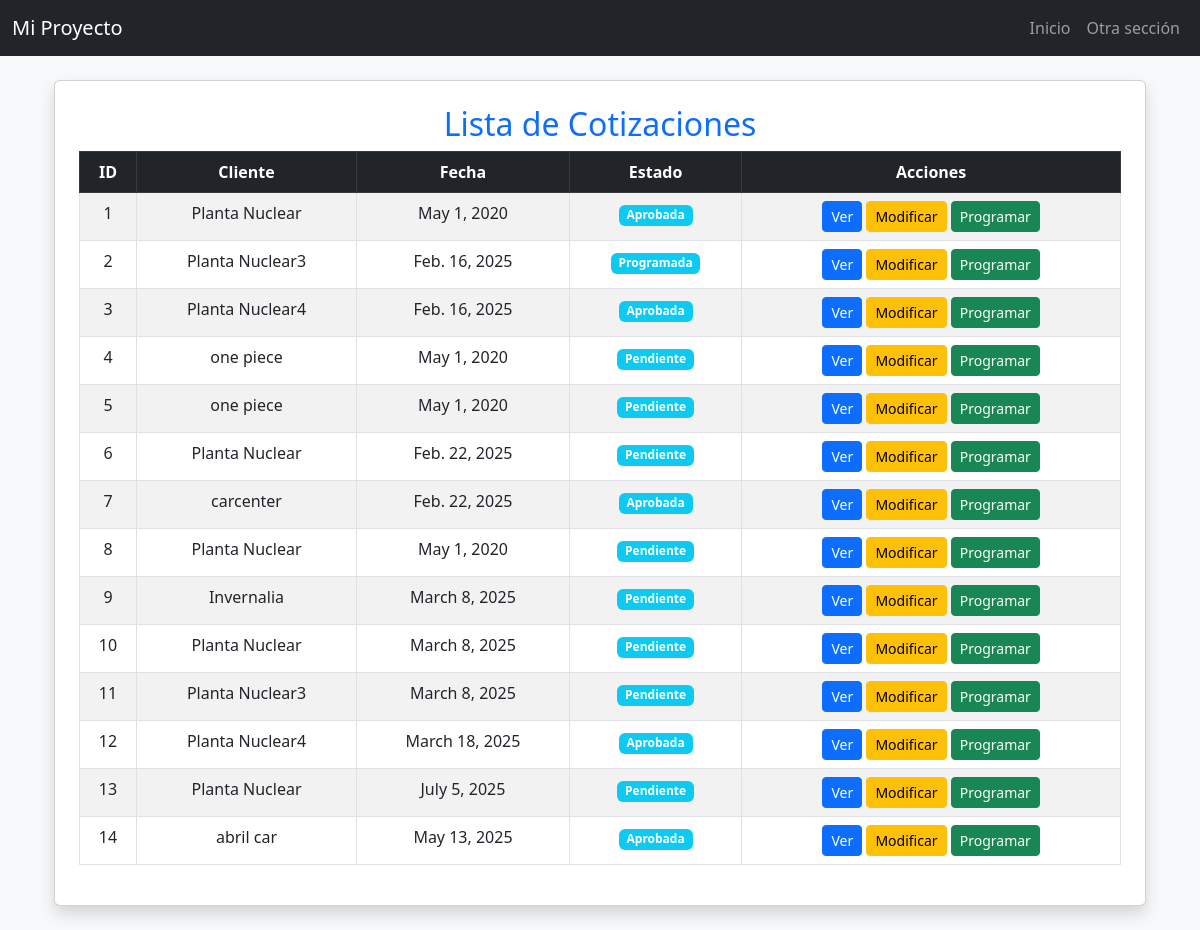
Before: /cotizaciones/cotizaciones/ (signed in) with the older database file.
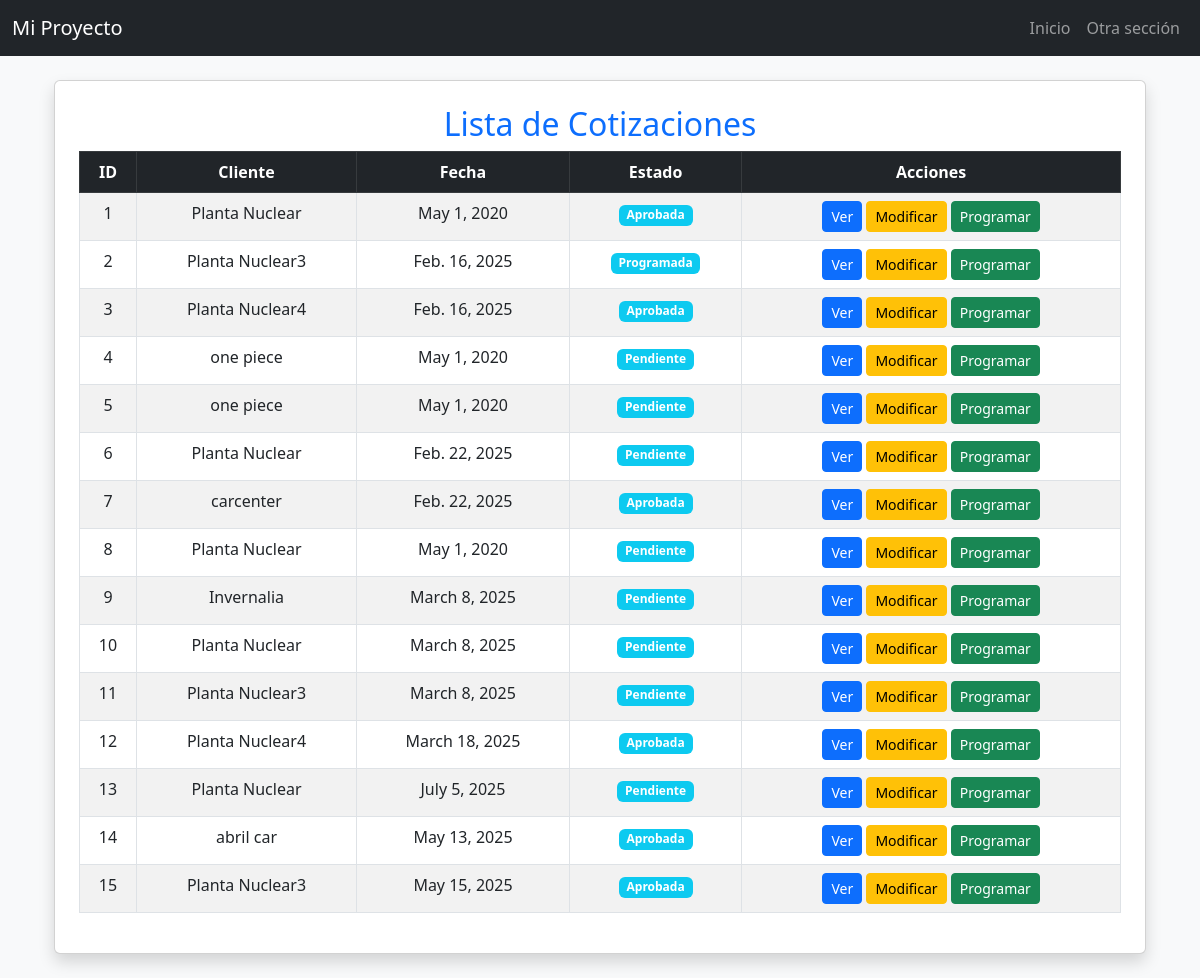
After: the same page with the newer database file.
### cotizaciones/models.py (models this page shows, shortened)
class Cotizacion(models.Model):
    solicitud = models.ForeignKey(Solicitud, on_delete=models.CASCADE, related_name="cotizaciones")
    numero_servicio = models.CharField(max_length=100, unique=True)
    fecha_cotizacion = models.DateField(null=True, blank=True)
    tipo_servicio = models.ManyToManyField("TipoServicio")
    dias_auditoria_etapa_1 = models.DecimalField(max_digits=3, decimal_places=1, null=True, blank=True)
    dias_auditoria_etapa_2 = models.DecimalField(max_digits=3, decimal_places=1, null=True, blank=True)
    precio_neto = models.DecimalField(max_digits=10, decimal_places=2, help_text="Valor sin IVA")
    precio_iva = models.DecimalField(max_digits=10, decimal_places=2, default=Decimal("0.00"), help_text="IVA (19%)")
    precio_total = models.DecimalField(max_digits=10, decimal_places=2, default=Decimal("0.00"), help_text="Total con IVA")
    ESTADO_CHOICES = [
        ('Pendiente', 'Pendiente'),
        ('Aprobada', 'Aprobada'),
        ('Rechazada', 'Rechazada'),
        ('Programada', 'Programada'),
    ]
    estado = models.CharField(max_length=20, choices=ESTADO_CHOICES, default='Pendiente')

### solicitudes/models.py (models this page shows, shortened)
class Solicitud(models.Model):
    cliente = models.ForeignKey(Cliente, on_delete=models.CASCADE, related_name="solicitudes_solicitudes")  # Relación con el modelo Cliente
    fecha_solicitud = models.DateField(default=date.today)  # Fecha en que se crea la solicitud
    estado = models.CharField(
        max_length=20,
        choices=[
            ('Pendiente', 'Pendiente'),
            ('Aprobada', 'Aprobada'),
            ('Rechazada', 'Rechazada')
        ],
        default='Pendiente'
    )  # Estado de la solicitud

class Cliente(models.Model):
    nit = models.CharField(max_length=20, unique=True)  # Nit único
    nombre_propietario = models.CharField(max_length=100)
    nombre_establecimiento = models.CharField(max_length=100)
    representante_legal = models.CharField(max_length=100)
    cedula_ciudadania = models.CharField(max_length=20)
    ciudad = models.CharField(max_length=100)
    departamento = models.CharField(max_length=100)
    direccion = models.CharField(max_length=200)
    representante_organismo = models.CharField(max_length=100)
    cargo = models.CharField(max_length=50)
    telefono_fijo = models.CharField(max_length=20, blank=True, null=True)
    telefono_celular = models.CharField(max_length=20)
    correo_electronico = models.EmailField()
    nivel_cea = models.CharField(max_length=50, choices=NIVELES_CEA)
    cantidad_vehiculos = models.IntegerField(null=True, blank=True)
    cantidad_instructores = models.IntegerField(null=True, blank=True)
    categorias_certificar = models.ManyToManyField(Categoria, blank=True)
    certificado_conformidad = models.CharField(max_length=2, choices=CERTIFICADO_CONFORMIDAD_CHOICES, default="No")
    nombre_ente_certificador = models.CharField(max_length=100, blank=True, null=True)  # Se llena si es "Sí"
    fecha_solicitud = models.DateField(null=True, blank=True)  # Se establece solo cuando se envía la solicitud
    observaciones = models.TextField(blank=True, null=True)

### cotizaciones/views.py (the view)
# urls.py: path("cotizaciones/", listado_cotizaciones, name="listado_cotizaciones"),
@login_required
def listado_cotizaciones(request):
    cotizaciones = Cotizacion.objects.all()
    return render(request, "cotizaciones/listado_cotizaciones.html", {"cotizaciones": cotizaciones})

### cotizaciones/templates/cotizaciones/listado_cotizaciones.html (shortened to what this page needs)
{% extends 'layouts/base.html' %}
{% block content %}
<link rel="stylesheet" href="https://cdn.jsdelivr.net/npm/bootstrap@5.3.0/dist/css/bootstrap.min.css">
<div class="container mt-4">
    <div class="card shadow p-4">
        <h2 class="text-center text-primary">Lista de Cotizaciones</h2>
        {% if cotizaciones %}
            <div class="table-responsive">
                <table class="table table-bordered table-striped text-center">
                    <thead class="table-dark">
                        <tr>
                            <th>ID</th>
                            <th>Cliente</th>
                            <th>Fecha</th>
                            <th>Estado</th>
                            <th>Acciones</th>
                        </tr>
                    </thead>
                    <tbody>
                        {% for cotizacion in cotizaciones %}
                            <tr>
                                <td>{{ cotizacion.id }}</td>
                                <td>{{ cotizacion.solicitud.cliente.nombre_establecimiento }}</td>
                                <td>{{ cotizacion.fecha_cotizacion }}</td>
                                <td>
                                    <span class="badge bg-info">{{ cotizacion.estado }}</span>
                                </td>
                                <td>
                                    <a href="{% url 'detalle_cotizacion' cotizacion.id %}" class="btn btn-sm btn-primary">Ver</a>
                                    <a href="{% url 'editar_cotizacion' cotizacion.id %}" class="btn btn-sm btn-warning">Modificar</a>
                                    <a href="{% url 'programar_auditoria' cotizacion.id %}" class="btn btn-sm btn-success">Programar</a>
                                </td>
                            </tr>
                        {% endfor %}
                    </tbody>
                </table>
            </div>
        {% else %}
            <div class="alert alert-danger text-center">
                No hay cotizaciones registradas.
            </div>
        {% endif %}
    </div>
</div>
{% endblock %}

Changed rows visible on the page:
added Cotizacion: id "15", solicitud.cliente.nombre_establecimiento "Planta Nuclear3", fecha_cotizacion "May 15, 2025", estado "Aprobada"
